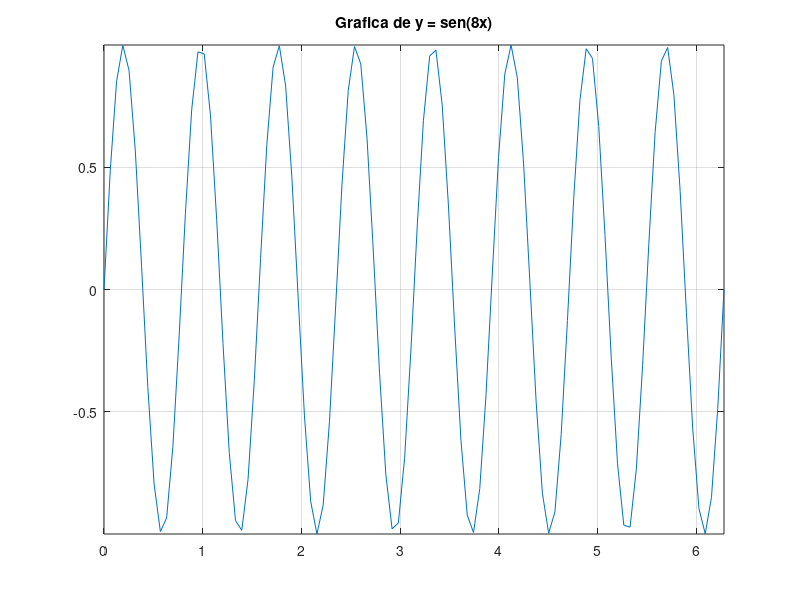

The MATLAB source for this figure:
clc, close all
x = linspace(0,2*pi);
for n = 1:8
   y = sin(n*x);
   plot(x,y)
   grid on
   title(sprintf('Grafica de y = sen(%1dx)',n))
   axis tight
   pause(0.8)
end
